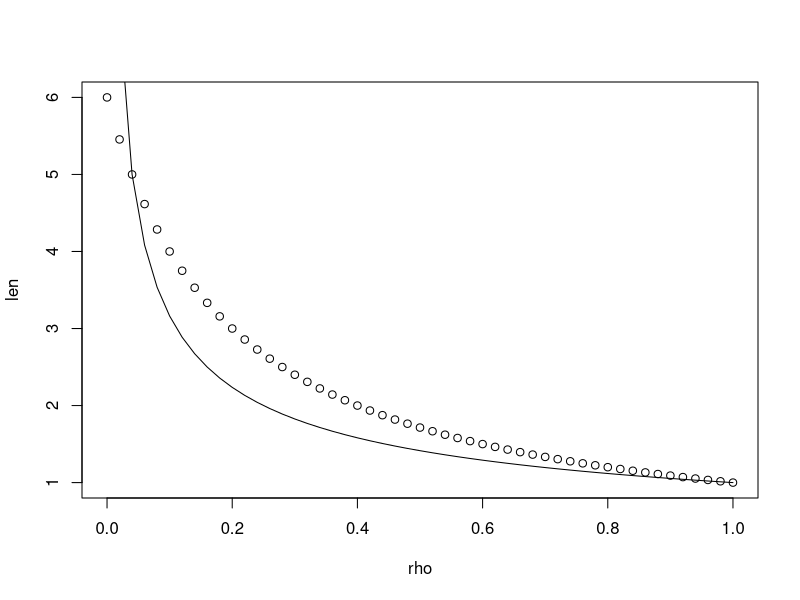
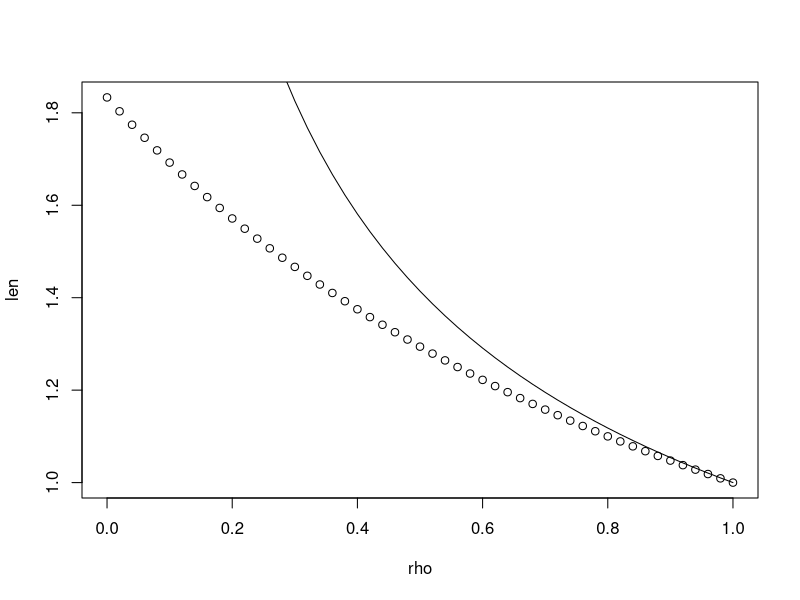
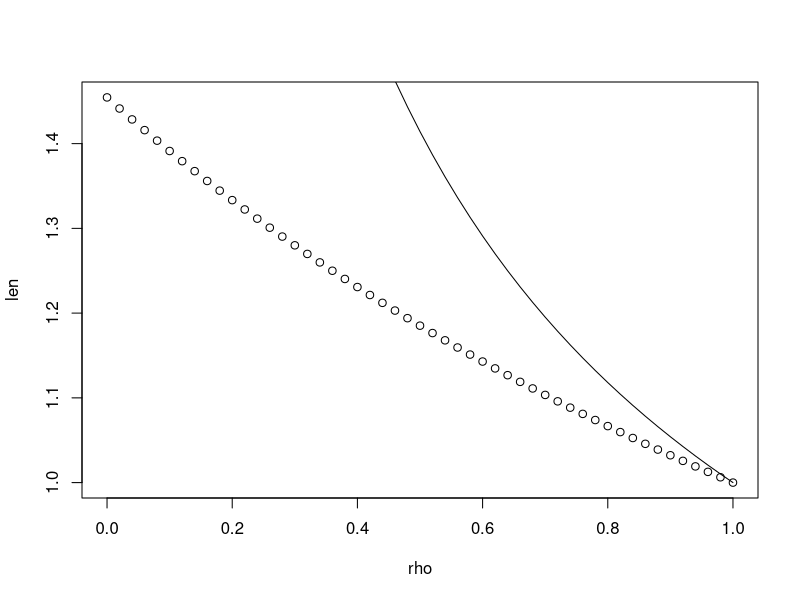

Recreate these plots in R, in order.
rhoPlot <- function(R){
	rho <- seq(0, 1, by=0.02)
	len <- R/(R+rho-1)
	plot(rho, len, type="p")
	lines(rho, sqrt(1/rho))
}

rhoPlot(1.2)
rhoPlot(2.2)
rhoPlot(3.2)
